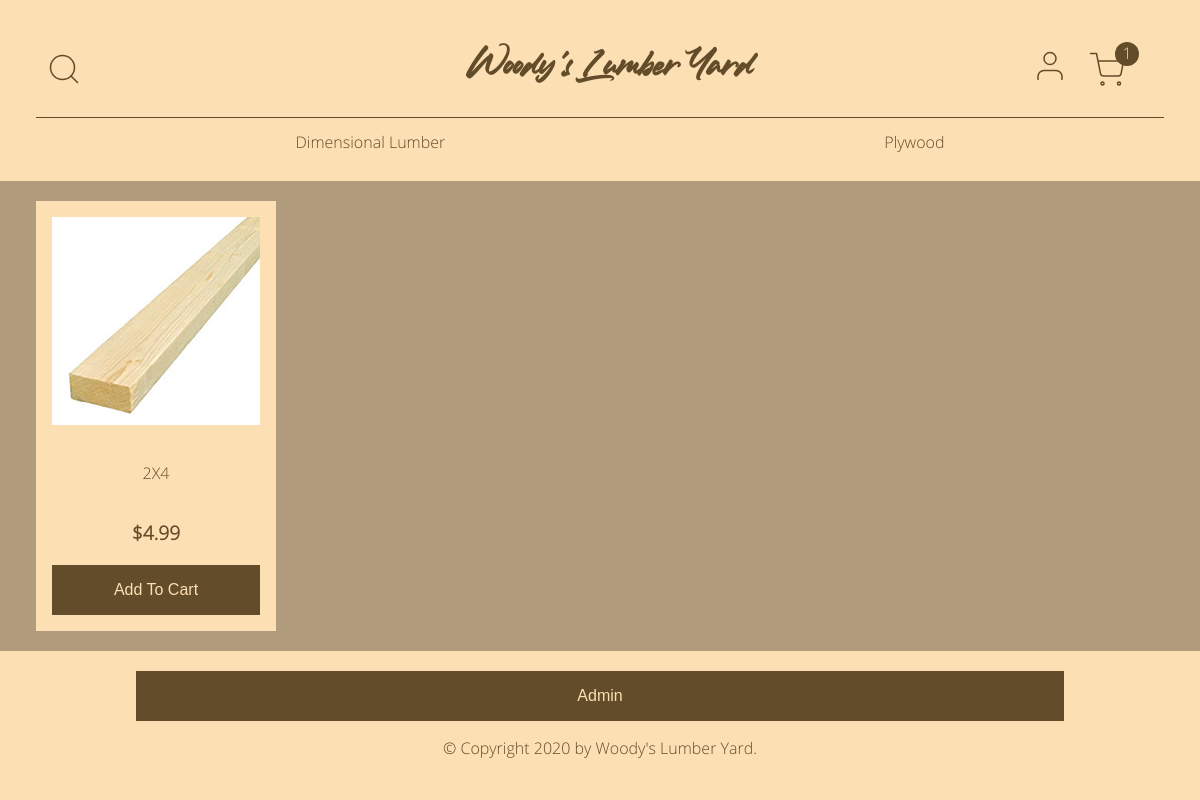
Before: / with the older database file.
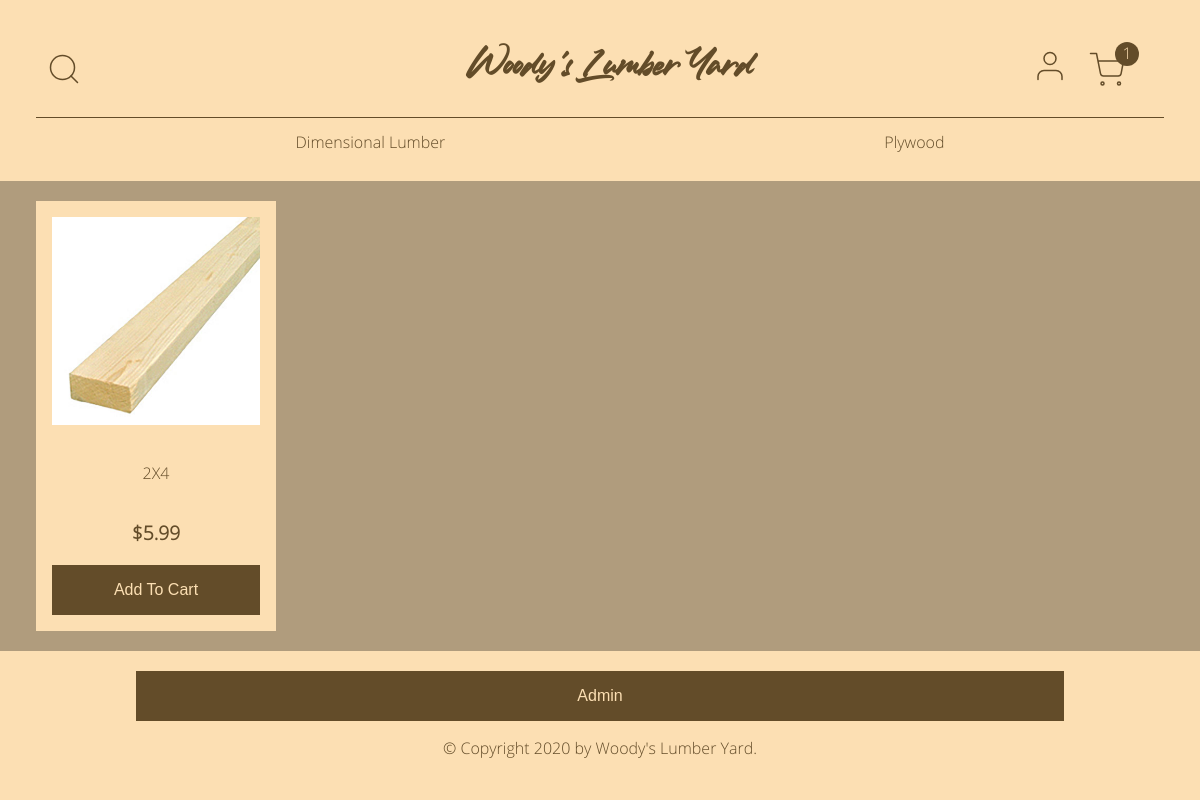
After: the same page with the newer database file.
### online_store/models.py (models this page shows, shortened)
class Category(db.Model):
    id = db.Column(db.Integer, primary_key=True)
    name = db.Column(db.String(20), nullable=False)
    link = db.Column(db.String(20), nullable=True)
    products = db.relationship("Product", backref="category", lazy=True)
    date_created = db.Column(db.DateTime, default=datetime.utcnow)
    created_by_id = db.Column(db.Integer, db.ForeignKey("user.id"))

class Product(db.Model):
    id = db.Column(db.Integer, primary_key=True)
    name = db.Column(db.String(100), nullable=False)
    category_id = db.Column(db.Integer, db.ForeignKey("category.id"))
    price = db.Column(db.Float, nullable=False)
    image = db.Column(db.String(40), nullable=False)
    date_created = db.Column(db.DateTime, default=datetime.utcnow)
    created_by_id = db.Column(db.Integer, db.ForeignKey("user.id"))

### online_store/main/routes.py (the view)
@main.route("/home")
@main.route("/", methods=["GET", "POST"])
def home():
    categories = Category.query.all()
    if request.method == "POST":
        name = request.form["name"]
        products = Product.query.filter(Product.name.contains(name))
        search_message = name
        context = {
            "categories": categories,
            "search_message": search_message,
            "products": products,
        }
    else:
        products = Product.query.order_by(Product.date_created).all()
        context = {"categories": categories, "products": products}
    return render_template("home.html", **context)

### online_store/templates/home.html (shortened to what this page needs)
{% extends "base.html" %}
{% block content %}
<div class="product-grid">
  {% for product in products %}
  <div class="product-item">
    <p>
      <a href="/products/{{ product.id }}">
        <img src="{{ url_for('static', filename='product-images/' + product.image) }}" alt="{{ product.name }}">
      </a>
    </p>
    <p class="name">
      <a href="/products/{{ product.id }}">{{ product.name }}</a>
    </p>
    <p class="price">${{ product.price }}</p>
    <button type="button" name="add-to-cart">Add To Cart</button>
  </div>
  {% endfor %}
</div>
{% endblock %}

### online_store/templates/base.html (shortened to what this page needs)
<!DOCTYPE html>
<html lang="en">
<head>
  {% block head %}
  <link rel="stylesheet" type="text/css" href="{{ url_for('static', filename='css/main.css') }}">
  {% endblock %}
</head>
<body>
  <header>
    <div class="top-row">
      <div class="search">
        <img class="search-btn" src="/static/assets/search.svg" alt="Search Button">
      </div>
      <h1><a href="{{ url_for('main.home') }}">Woody's Lumber Yard</a></h1>
      <div class="user-icons">
        <a href="{{ url_for('users.account') }}">
          <img src="{{ url_for('static', filename='assets/user.svg') }}" alt="My Account">
        </a>
        <a href="{{ url_for('main.cart') }}">
          <img class="cart" src="{{ url_for('static', filename='assets/shopping-cart.svg') }}" alt="Shopping Cart">
          <div class="circle">1</div>
        </a>
      </div>
    </div>
    {% if categories %}
    <nav>
      <ul>
        {% for category in categories %}
        <li><a href="/category/{{ category.link }}">{{ category.name }}</a></li>
        {% endfor %}
      </ul>
    </nav>
    {% endif %}
  </header>
  <main>
    {% block content %}{% endblock %}
  </main>
  <footer>
    <button type="button" name="admin" id="admin-button">Admin</button>
    <p>&copy; Copyright 2020 by <a href="/">Woody's Lumber Yard</a>.</p>
  </footer>
</body>
</html>

### online_store/static/css/main.css (style rules this page uses)
body main .product-grid .product-item button, body main .product-grid .product-item .product-form input[type=submit], body main .full-form input[type=submit], body footer button { -ms-appearance: none; -moz-appearance: none; -webkit-appearance: none; appearance: none; padding: 1rem 2rem; width: 80%; display: inline-block; border: none; margin: 0; text-decoration: none; background: #634C29; color: #FCDFB3; font-size: 1rem; cursor: pointer; text-align: center; transition: background 150ms ease-in-out, transform 50ms ease; }
* { box-sizing: border-box; }
body { background-color: #FCDFB3; color: #634C29; font-family: "Open-Sans", sans-serif; margin: 0; text-align: center; }
body header { background-color: #FCDFB3; padding: 36px; padding-bottom: 0; }
body header .top-row { display: flex; flex-direction: row; justify-content: center; align-items: center; justify-content: space-between; }
body header .top-row .search { display: flex; flex-direction: row; justify-content: center; align-items: center; flex-basis: 33%; justify-content: flex-start; margin: 0 10px; }
body header .top-row .search img { height: 36px; cursor: pointer; }
body header .top-row .user-icons { padding: 0; margin: 0; }
body header .top-row .user-icons .circle { display: block; color: #FCDFB3; background-color: #634C29; border-radius: 50%; height: 24px; width: 24px; transform: translate(17px, -35px); }
body header .top-row .user-icons .cart { transform: translate(-19px, 16px); }
body header .top-row .user-icons a { margin: 0 10px; text-decoration: none; }
body header .top-row .user-icons a img { height: 36px; }
body header h1 { flex-basis: 33%; font-family: "Ledgewood", sans-serif; margin: 0; text-align: center; justify-self: center; }
body header h1 a { color: #634C29; text-decoration: none; }
body header .user-icons { display: flex; flex-direction: row; justify-content: center; align-items: center; justify-content: flex-end; flex-basis: 33%; }
body header .user-icons img { margin: 0 10px; }
body header nav { margin: 0; }
body header nav ul { align-items: center; border-top: 1px solid #634C29; display: flex; flex-direction: row; height: 3rem; justify-content: space-around; }
body header nav ul li { display: flex; }
body header nav ul li a { color: #634C29; text-decoration: none; }
body main { background-color: #B09C7D; padding: 20px; }
body main .product-grid { align-items: center; display: flex; flex-direction: row; flex-wrap: wrap; height: 100%; justify-content: flex-start; width: 100%; }
body main .product-grid .product-item { display: flex; flex-direction: column; justify-content: center; align-items: center; background-color: #FCDFB3; color: #634C29; padding: 0 1rem; margin: 0 1rem; width: 240px; }
body main .product-grid .product-item a { color: #634C29; text-decoration: none; }
body main .product-grid .product-item a img { width: 100%; }
body main .product-grid .product-item .price { font-size: 1.2rem; font-weight: 900; }
body main .product-grid .product-item button { margin-bottom: 1rem; width: 100%; }
body footer { background-color: #FCDFB3; padding: 20px; }
body footer p a { color: #634C29; text-decoration: none; }

Changed rows visible on the page:
changed Product: price "4.99" → "5.99"
